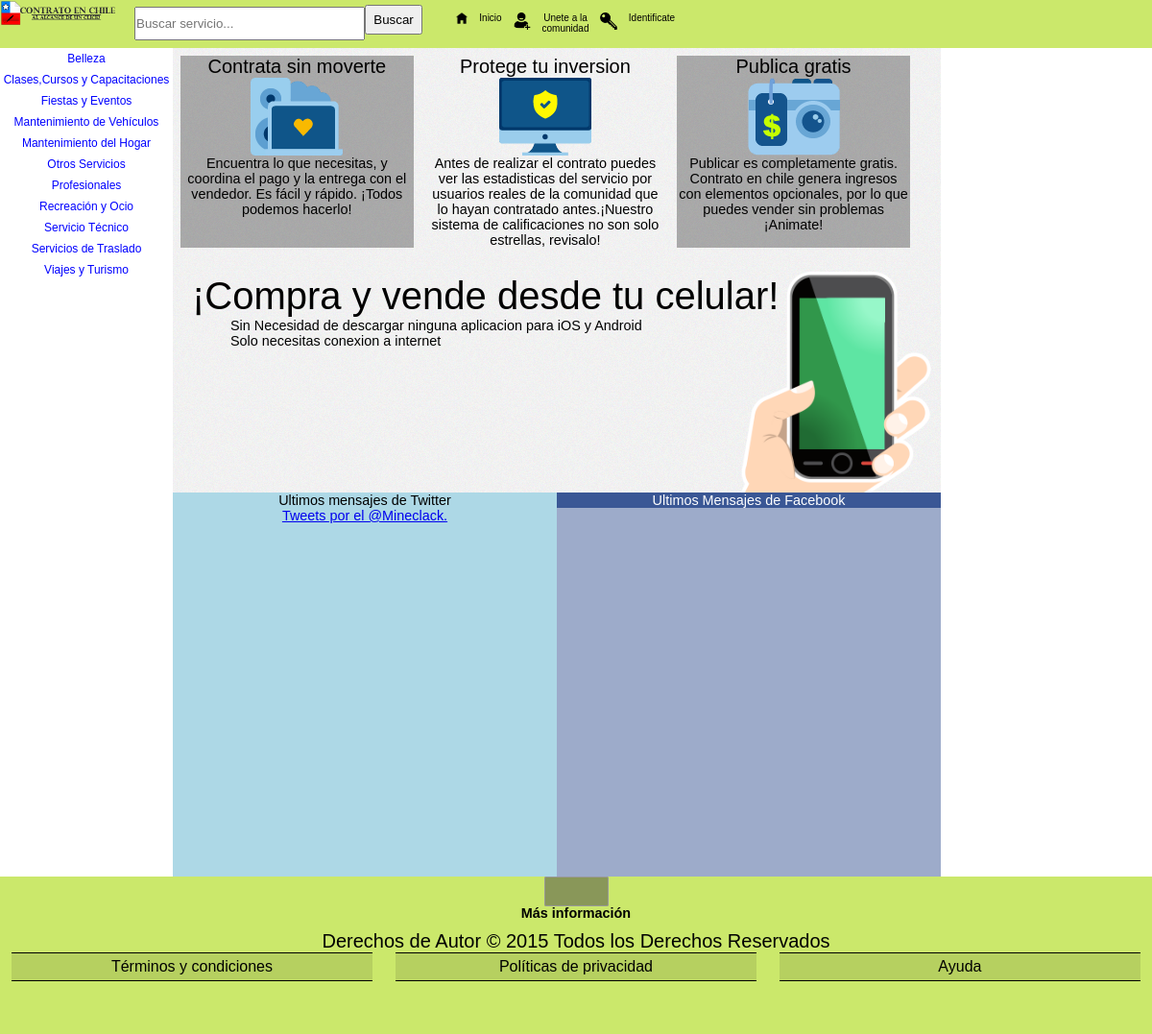
The page / on the database its author committed.
### tables this page shows
CREATE TABLE IF NOT EXISTS `categoria` (
`id_cat` int(11) NOT NULL,
  `nom_cat` varchar(255) DEFAULT NULL
);

### script/transaccion.php (called while the page is built, shortened)
<?php
class transaccion
{
	public function conectar()
    {
        $mysqli = new mysqli(DB_HOST, DB_USER, DB_PASSWORD, DB_NAME);
		return $mysqli;
	}
	function listarCategorias($arg)
	{
		$query = "SELECT `id_cat`, `nom_cat` FROM `categoria`";
		if(isset($arg['order_by']))
		{
			$query = $query." order by `".$arg['order_by']."`";
		}
		else
		{
			$query = $query." order by `nom_cat`";
		}
		$listar= array();
		$mysqli=$this->conectar();
		$mysqli->real_query($query);
		$resultado = $mysqli->use_result();
		while($fila = $resultado -> fetch_assoc())
		{
			$listar[] = array ('id_cat'=>$fila['id_cat'], 'nom_cat'=>$fila['nom_cat']);
		}
		return $listar;
	}
	function listarPagina($arg)
	{
		$query = "SELECT pa.`id_pag`, `desc_pag`, `id_tp`, `nom_pag`, `url_pag`, `url_real` FROM `pagina` pa";
		$condicion=0;
		if(isset($arg['id_tu']))
		{
			$query = $query . ', permisos pe WHERE pa.id_pag=pe.id_pag and pe.id_tu='.$arg['id_tu'];
			$condicion++;
		}
		if(isset($arg['url_pag']))
		{
			if($condicion!=0)
			{
				$query = $query . ' and';
			}
			else
			{
				$query = $query . ' where ';
			$condicion++;
			}
			$query = $query. " url_pag='".$arg['url_pag']."'";
		}
		$query = $query. " order by `id_pag`";
		$listar= array();
		$mysqli=$this->conectar();
		$mysqli->real_query($query);
		$resultado = $mysqli->use_result();
		while($fila = $resultado -> fetch_assoc())
		{
			$listar[] = array
			(
				'id_pag'=>$fila['id_pag'],
				'id_tp'=>$fila['id_tp'],
				'nom_pag'=>$fila['nom_pag'],
				'url_pag'=>$fila['url_pag'],
				'url_real'=>$fila['url_real'],
				'desc_pag'=>$fila['desc_pag']
			);
		}
		return $listar;
	}
}
?>

### script/function.php (the view, shortened to what this page needs)
<?php
	function cc_contenido($pag)
	{
		require_once "script/transaccion.php";
		$transaccion=new transaccion();
		$page=explode("/",$pag);
		switch($page[0])
		{
			default:
				if(isset($page[0]))
				{
					if($page[0]=="registrar")
					{
						$url_pag=$page[0];
						$page=array ();
					}
					else
					{
						$url_pag=$pag;
					}
				}
				else
				{
					$url_pag=$pag;
				}
				break;
		}
		$arg=array ('url_pag'=>$url_pag, 'id_tu'=>$_SESSION['rol']);
		$paginas=$transaccion->listarPagina($arg);
		if(count($paginas)>0)
		{
			if(file_exists($paginas [0] ['url_real']))
			{
				include($paginas[0]['url_real']);
			}
			else
			{
				echo '<script language="javascript">window.location="'.WEB_BASE.'error-404"</script>';
			}
		}
	}
	function cc_head()
	{
		require_once('includes/template/head.php');
	}
	function cc_header()
	{
		require_once('includes/template/header.php');
	}
	function cc_footer()
	{
		require_once('includes/template/footer.php');
	}
	function cc_menu($pag)
	{
		$page=explode("/",$pag);
		if($page[0]=="administracion")
		{
			echo '<nav id="menuVertical" class="menu-panel escritorio">';
			$i=2;
			echo '<ul>';
				if(!isset($_SESSION)){
					session_start();
				}
				$arg=array ('rut'=>$_SESSION['rut'], 'id_est'=>5);
				require_once "transaccion.php";
				require_once "webConfig.php";
				$transaccion=new transaccion($arg);
				$entidad=$transaccion->listarEntidadPorPersona($arg);
				$nom_ent="";
				if(count($entidad)!=0)
				{
					if(count($entidad)<MAX_EMPRESAS)
					{
						echo '<li tabindex="'.$i.'" class="crearEmpresa" ><span><a href="'.WEB_BASE.'administracion/registrar/empresa">Crear Empresa</a></span></li>';
						$i++;
					}
					$empresax='<li>Empresa <select id="ddlEmpresa" onchange="seleccionarEmpresa()">';
					if(!isset($_SESSION['empresa']))
					{
						$_SESSION['empresa']=$entidad[0] ['id_ent'];
					}
					$nom_ent=$entidad[0] ['nom_ent'];
					if(count($entidad)==1)
					{
						$empresax = $empresax.'<option value="'.$entidad[0] ['id_ent'].'">'.$entidad[0] ['nom_ent'].'</option>';
					}
					else
					{
						for($j=0;$j<count($entidad);$j++)
						{
							$empresax = $empresax.'<option ';
							if($_SESSION['empresa']==$entidad[$j] ['id_ent'])
							{
								$empresax = $empresax.' selected ';
							}
							$empresax = $empresax.' value="'.$entidad[$j] ['id_ent'].'">'.$entidad[$j] ['nom_ent'].'</option>';
						}
					}
					$empresax = $empresax."</select></li>";
					echo $empresax;
				}
				else
				{
					echo '<li tabindex="'.$i.'" class="crearEmpresa"><span><a href="'.WEB_BASE.'administracion/registrar/empresa">Crear Empresa</a></span></li>';
					$i++;
				}
				$arg=array ('id_tu'=>$_SESSION['rol'], 'nom_menu'=>'Administracion');
				require_once "transaccion.php";
				$transaccion=new transaccion($arg);
				$contenido=$transaccion->listarMenuContenido($arg);
				$menu="";
				if($_SESSION['rol']==1)
				{
					echo '<li tabindex="'.$i.'"><span><a href="'.WEB_BASE.'in/'.$nom_ent.'">Pagina de la empresa</a></span>';
					$i++;
				}
				for($j=0;$j<count($contenido);$j++)
				{
					if($menu!=$contenido [$j] ['nom_tp'])
					{
						$menu=$contenido [$j] ['nom_tp'];
						if($j!=0)
						{
							echo '</ul>';
						}
						echo '<li tabindex="'.$i.'"><span>'.$menu.'</span>';
						echo '<ul>';
						$i++;
					}
					echo '<li><a href="'.WEB_BASE.''.$contenido [$j] ['url_pag'].'">'.$contenido [$j] ['nom_pag'].'</a></li>';
				}
				echo '</ul>';
			$arg=array ( 'nom_menu'=>'Perfil', 'id_tu'=>$_SESSION['rol']);
			require_once "transaccion.php";
			$transaccion=new transaccion($arg);
			$contenido=$transaccion->listarMenuContenido($arg);
			$menu="";
			for($j=0;$j<count($contenido);$j++)
			{
				if($menu!=$contenido [$j] ['nom_tp'])
				{
					$menu=$contenido [$j] ['nom_tp'];
					if($j!=0)
					{
						echo '</ul>';
					}
					echo '<li tabindex="'.$i.'"><span>'.$menu.'</span>';
					echo '<ul>';
					$i++;
				}
				echo '<li><a href="'.WEB_BASE.''.$contenido [$j] ['url_pag'].'">'.$contenido [$j] ['nom_pag'].'</a></li>';
			}
			echo "</ul></nav>";
		}
		else
		{
			require_once "transaccion.php";
			$transaccion=new transaccion($arg);
			echo '<nav id="menuVertical" class="menuprincipal escritorio">';
			echo "<ul>";
			if(isset($page[0])==true)
			{
				if(isset($page[1])==false || $page[0]=="registrar")
				{
					if($page[0]!="servicios")
					{
						$arg=array();
						$categorias=$transaccion->listarCategorias($arg);
						for($i=0;$i<count($categorias);$i++)
						{
							echo '<li><a href="'.WEB_BASE.'servicios/'.$categorias [$i] ['nom_cat'].'/Todos/Todos">'.$categorias [$i] ['nom_cat'].'</a></li>';
						}
					}
				}
			}
			echo '</ul></nav>';
		}
	}
	function escribirLog($id_pag, $pag)
	{
		require_once "transaccion.php";
	}
?>

### index.php (shortened to what this page needs)
<?php
if(MANTENIMIENTO=='false')
{
	require_once('script/function.php');
	if(isset($_REQUEST['pagina']))
	{
		cc_contenido($_REQUEST['pagina']);
	}
	else
	{
		cc_contenido("");
	}
}
else
{
	echo "<html><head></head><body>En mantenimiento</body></html>";
}
?>

### includes/paginas/inicio.php (shortened to what this page needs)
<html lang="es" dir="LTR" >
<head>
	<?php cc_head(); ?>
</head>
<body>
		<?php cc_header(); ?>
			<?php
			if(isset($_REQUEST['pagina']))
			{
				cc_menu($_REQUEST['pagina']);
			}
			else
			{
				cc_menu("");
			}
			?>
			<section id="contenido">
				<article id="artComentarios">
					<div>
						<label>Contrata sin moverte</label>
						<a id="imgContrata"></a>
						<p>Encuentra lo que necesitas, y coordina el pago y la entrega con el vendedor. Es fácil y rápido. ¡Todos podemos hacerlo! </p>
					</div>
					<div>
						<label>Protege tu inversion</label>
						<a id="imgProteccion"></a>
						<p>Antes de realizar el contrato puedes ver las estadisticas del servicio por usuarios reales de la comunidad que lo hayan contratado antes.¡Nuestro sistema de calificaciones no son solo estrellas, revisalo!</p>
					</div>
					<div>
						<label>Publica gratis</label>
						<a id="imgPublica"></a>
						<p>Publicar es completamente gratis. Contrato en chile genera ingresos con elementos opcionales, por lo que puedes vender sin problemas ¡Animate!</p>
					</div>
				</article>
				<article id="artCelular">
					<label>¡Compra y vende desde tu celular!</label>
					<p>Sin Necesidad de descargar ninguna aplicacion para iOS y Android</p>
					<p>Solo necesitas conexion a internet</p>
					<a id="imgCelular"></a>
				</article>
				<article id="artRedes">
					<div id="divTwitter">
						<label>Ultimos mensajes de Twitter</label>
						<div>
							           <a class="twitter-timeline"  href="https://twitter.com/Mineclack" data-widget-id="633709186161987585"
  height="300"   data-chrome="transparent noborders" data-tweet-limit="3">Tweets por el @Mineclack.</a>
						</div>
					</div>
					<div id="divFacebook">
						<label>Ultimos Mensajes de Facebook</label>
						<div>
						</div>
					</div>
				</article>
			</section>
		<?php cc_footer(); ?>
</body>
</html>

### includes/template/head.php (shortened to what this page needs)
<LINK href="<?php echo WEB_BASE; ?>estilos/final.css" rel="stylesheet" type="text/css">
<LINK href="<?php echo WEB_BASE; ?>estilos/768px.css" rel="stylesheet" type="text/css">
<LINK href="<?php echo WEB_BASE; ?>estilos/1024px.css" rel="stylesheet" type="text/css">
<LINK href="<?php echo WEB_BASE; ?>estilos/1200px.css" rel="stylesheet" type="text/css">

### includes/template/header.php (shortened to what this page needs)
<section id="header">
			<a href="<?php echo WEB_BASE;?>#" id="imglogo" title="Pagina de inicio de Contrato en Chile">
			</a>
			<div>
				<form id="frmBuscar"  method="get" action="http://www.google.com/search" >
					<input id="buscador" name="q" type="text" placeholder="Buscar servicio...">
					<input type="submit" value="Buscar">
				</form>
				<nav id="menuSuperior" class="">
					<ul id="menuDescomprimido">
						<li><a href="<?php echo WEB_BASE;?>"><img src="<?php echo WEB_BASE;?>imagenes/UI/home.png"><label>Inicio</label></a></li>
						<?php
							if(isset($_SESSION['rol']))
							{
								if($_SESSION['rol']==0)
								{
						?>
						<li><a href="<?php echo WEB_BASE;?>registrar"><img src="<?php echo WEB_BASE;?>imagenes/UI/join.png"><label>Unete a la comunidad</label></a></li>
						<li><a href="<?php echo WEB_BASE;?>identificarse"><img src="<?php echo WEB_BASE;?>imagenes/UI/login.png"><label>Identificate</label></a></li>
						<?php
								}
							}
						?>
					</ul>
				</nav>
			</div>
		</section>

### includes/template/footer.php (shortened to what this page needs)
<section id="footer">
	<div>
		<a id="expandir" onclick="desplegarFooter()" class="btn btn-collapsed" href="javascript:void(0);"></a>
		<h4 id="" onclick="desplegarFooter()" class="">Más información<i class="" data-class=""></i></h4>
	</div>
	<div class="derechos">
		<label>Derechos de Autor &copy; 2015 Todos los Derechos Reservados</label>
		<ul class="">
			<li><a href="<?php echo WEB_BASE;?>terminos_y_condiciones" >Términos y condiciones</a></li>
			<li><a href="<?php echo WEB_BASE;?>politicas_de_privacidad" >Políticas de privacidad</a></li>
			<li><a href="<?php echo WEB_BASE;?>ayuda" >Ayuda</a></li>
		</ul>
	</div>
</section>

### estilos/final.css (style rules this page uses)
* { padding: 0px; margin: 0px; }
body { width: 320px; font-family: sans-serif; font-size: .9rem; width: 100%; height: 100%; margin:0px; background: #CBE86B; }
html { height: 100%; margin:0px; }
li { text-decoration: none; list-style:none; }
#header { background: #CBE86B; }
#imglogo { float: initial; display: block; width: 220px; height: 50px; background-repeat: no-repeat; background-image: url('../imagenes/minilogo.png'); background-size: 100% auto; float: left; }
#frmBuscar { float: left; margin-bottom: 10px; width: 320px; display: none; }
#frmBuscar > input[type="text"] { display: block; padding: 2px 2px; margin: 2px 0px; float: initial; width: 100%; }
#frmBuscar > input[type="submit"] { display: block; padding: 6px 0px; margin: 0px 0px; float: initial; width: 100%; }
#menuSuperior { float: left; padding: 0px; width: 320px; margin: 0px; }
#menuSuperior > ul > li > a { width: 100%; display: block; font-size: 20px; color: black; text-decoration: none; }
#menuSuperior > #menuDescomprimido { display: none; width: 100%; }
#menuSuperior > #menuDescomprimido > li > a { width: 100%; font-size: 20px; float: left; border-top-style: solid; border-bottom-style: solid; border-top-width: 1px; border-bottom-width: 1px; border-color: black; color: black; text-decoration: none; padding: 5px 20px; }
#menuSuperior > ul > li > a > img { width: 20px; float: left; margin-top: 1px; }
#menuVertical { display: none; float: left; width: 100%; //background: black; text-align: center; }
#menuVertical li > a { border-top-style: solid; border-bottom-style: solid; border-top-width: 1px; border-bottom-width: 1px; border-color: black; display:inline-block; color: black; text-decoration: none; font-size:15px; width: 100%; padding: 10px 0px; }
#menuVertical > ul > li a, #menuVertical > ul > li span { display: block; text-decoration: none; color: #fff; background-color: rgba(0, 0, 0, 0.3); border: solid 1px #fff; padding: 4px 0px; position: relative; }
#contenido { float: left; background: rgba(255, 255, 255, 1); width: 100%; }
#artComentarios, #artCelular { width: 100%; float: left; background: url(../imagenes/bg.png); }
#artComentarios > div { width: 100%; text-align: center; }
#artComentarios > div > a { background-repeat: no-repeat; background-size: auto 100%; display: block; margin-left: calc(50% - 48px); width: 96px; height: 81px; }
#artComentarios > div > label { font-size: 20px; }
#artComentarios > div:nth-child(2n - 1) { background: rgba(0, 0, 0, 0.3); }
#imgContrata { background: url(../imagenes/compra.png); }
#imgProteccion { background: url(../imagenes/proteccion.png); }
#imgPublica { background: url(../imagenes/publica.png); }
#imgCelular { //margin-top: -80px; float: left; margin-left: calc(50% - 100px); width: 200px; height: 230px; background: url(../imagenes/celular.png); background-repeat: no-repeat; background-size: 100% auto; }
#artCelular > label { font-size: 40px; }
#artCelular > p { //margin-top: 50px; }
#artRedes { display: none; }
#divFacebook { background: #3A5795; color: white; width: 100%; float: left; }
#divTwitter { background: lightblue; width: 100%; float: left; }
#footer { float: left; width: 100%; height: auto; text-align: center; padding-bottom: 20px; }
#footer ul > li > a { display: block; border-top-style: solid; border-bottom-style: solid; border-top-width: 1px; border-bottom-width: 1px; border-color: black; padding: 5px 20px; background: rgba(0, 0, 0, 0.1); }
#footer a { text-decoration: none; color: black; }
.btn { background-color: #282828; border: 1px solid #999999; border-radius: 5px; color: white; float: center; font-size: 0.75em; font-weight: normal; padding: 8px 15px 9px 50px; text-decoration: none; }
.btn-collapsed { background: url("../imagenes/ui/collapse.png") no-repeat scroll center -46px rgba(72, 72, 72, 0.5); height: 40px; top: -10px; border-radius: 2px; line-height: 30px; width: 50px; }
.derechos { font-size: 20px; margin-top: 10px; }
.derechos > ul { margin: 0 auto; width: 100%; }
.derechos > ul > li { width: 100%; float: left; }
.derechos > ul > li > a { width: 100%; font-size: 16px; }
@media (min-width: 768px) { #menuSuperior > ul > li > a > label { display: none; } }

### estilos/768px.css (style rules this page uses)
@media (min-width: 768px) { #menuSuperior > ul > li > a > label { display: none; } }

### rows shown on the page
categoria: nom_cat "Belleza"
categoria: nom_cat "Clases,Cursos y Capacitaciones"
categoria: nom_cat "Fiestas y Eventos"
categoria: nom_cat "Mantenimiento de Vehículos"
categoria: nom_cat "Mantenimiento del Hogar"
categoria: nom_cat "Otros Servicios"
categoria: nom_cat "Profesionales"
categoria: nom_cat "Recreación y Ocio"
categoria: nom_cat "Servicio Técnico"
categoria: nom_cat "Servicios de Traslado"
categoria: nom_cat "Viajes y Turismo"
